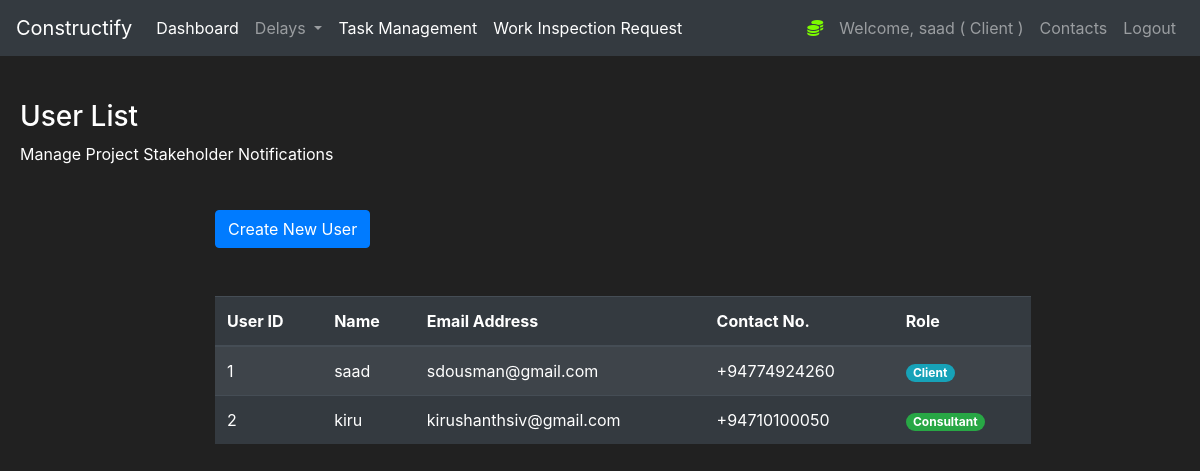
Page /Contacts (signed in) on the earlier database version.
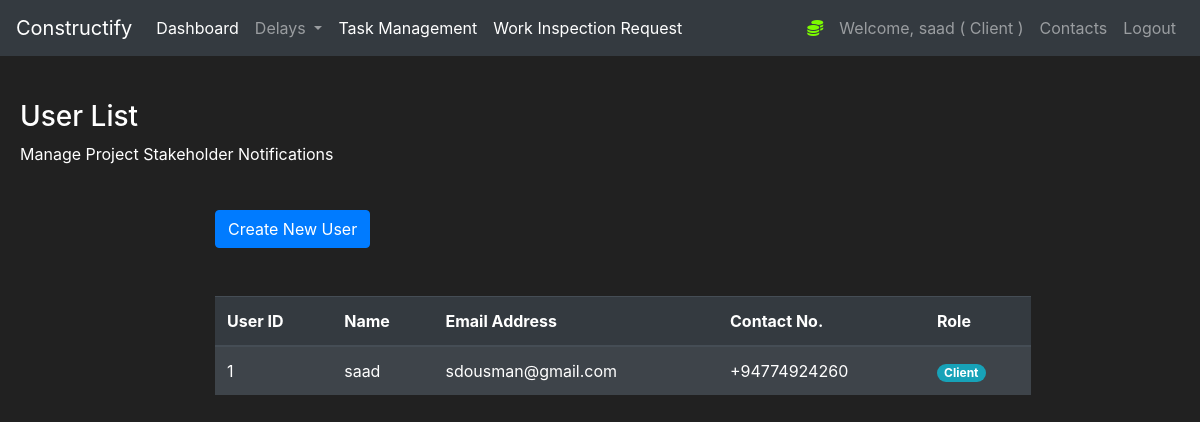
Same page on the later database version.
### construct/models.py (models this page shows, shortened)
class User(db.Model, UserMixin):
    id = db.Column(db.Integer(), nullable=False, primary_key=True)
    username = db.Column(db.String(length=30), nullable=False, unique=True)
    email_address = db.Column(db.String(length=50),
                              nullable=False, unique=True)
    password_hash = db.Column(db.String(length=50),
                              nullable=False, unique=True)
    role = db.Column(db.String(length=30), nullable=False, unique=False)
    contact_number = db.Column(db.String(length=30), nullable=False, unique=False)
    @property
    def password(self):
        return self.password

### construct/routes.py (the view)
@app.route("/Contacts", methods=['GET'])
@login_required
def Contactspage():
    Users= User.query.all()
    return render_template('contact_list.html', Users=Users)

### construct/models.py (called while the page is built)
@login_manager.user_loader
def load_user(user_id):
    return User.query.get(int(user_id))

### construct/templates/contact_list.html (shortened to what this page needs)
{% extends 'base.html' %}
{% block content%}
<div style="margin-top:20px;margin-left:20px">
    <h3>User List</h3>
    <p>Manage Project Stakeholder Notifications</p>
</div>
<div class="row" style="margin-top:20px;margin-left:200px">
    <div class="col-10">
        <br>
        <a class="btn btn-primary" href="{{url_for('register_page')}}" role="button">Create New User</a>
        <br><br><br>
        <table class="table table-striped table-dark" width="100">
            <thead>
                <tr>
                    <th scope="col">User ID</th>
                    <th scope="col">Name</th>
                    <th scope="col">Email Address</th>
                    <th scope="col">Contact No.</th>
                    <th scope="col">Role</th>
                </tr>
            </thead>
            <tbody>
                {% for Users in Users %}
                <tr>
                    <td>{{Users.id}}</td>
                    <td>{{Users.username}}</td>
                    <td>{{Users.email_address}}</td>
                    <td>{{Users.contact_number}}</td>
                    {% if 'Client' in Users.role %}
                    <td><span class="badge badge-pill badge-info">{{Users.role}}</span></td>
                    {% endif %}
                    {% if 'Consultant' in Users.role %}
                    <td><span class="badge badge-pill badge-success">{{Users.role}}</span></td>
                    {% endif %}
                </tr>
                {% endfor %}
            </tbody>
        </table>
    </div>
</div>
</div>
{% endblock %}

### construct/templates/base.html (shortened to what this page needs)
<!doctype html>
<html lang="en">
<head>
    <link rel="stylesheet" type="text/css" href="https://stackpath.bootstrapcdn.com/bootstrap/4.2.1/css/bootstrap.min.css">
</head>
<body>
    <div id="content">
        <nav class="navbar navbar-expand-md navbar-dark bg-dark">
            <a class="navbar-brand" href="#">Constructify</a>
            <div class="collapse navbar-collapse" id="navbarNav">
                <ul class="navbar-nav mr-auto">
                    <li class="nav-item active">
                        <a class="nav-link" href="{{url_for('homepage')}}">Dashboard </a>
                    </li>
                    <li class="nav-item dropdown">
                        <a class="nav-link dropdown-toggle" href="{{url_for('delaypage')}}" id="navbarDropdown"
                            role="button" data-toggle="dropdown" aria-haspopup="true" aria-expanded="false">
                            Delays
                        </a>
                    </li>
                    <li class="nav-item active">
                        <a class="nav-link" href="{{url_for('Taskpage')}}">Task Management </a>
                    </li>
                    <li class="nav-item active">
                        <a class="nav-link" href="{{url_for('wir_page')}}">Work Inspection Request</a>
                    </li>
                </ul>
                {% if current_user.is_authenticated %}
                <ul class="navbar-nav">
                    <li class="nav-item">
                    <li class="nav-item">
                        <a class="nav-link" style="color: lawngreen; font-weight:bold">
                            <i class="fas fa-coins"></i>
                        </a>
                    </li>
                    <a class="nav-link">Welcome, {{ current_user.username }} ( {{ current_user.role  }}  )</a>
                    </li>
                    {% if current_user.role == 'Client' %}
                    <li class="nav-item">
                        <a class="nav-link" href="{{url_for('Contactspage')}}">Contacts</a>
                    </li>
                    {% endif %}
                    <li class="nav-item">
                        <a class="nav-link" href="{{url_for('logout_page')}}">Logout</a>
                    </li>
                    {% endif %}
            </div>
        </nav>
        <br>
        {% block content%}
        {% endblock %}
</body>
</html>

Differences in the rows shown:
removed User: id "2", username "kiru", email_address "kirushanthsiv@gmail.com", contact_number "+94710100050", role "Consultant"
